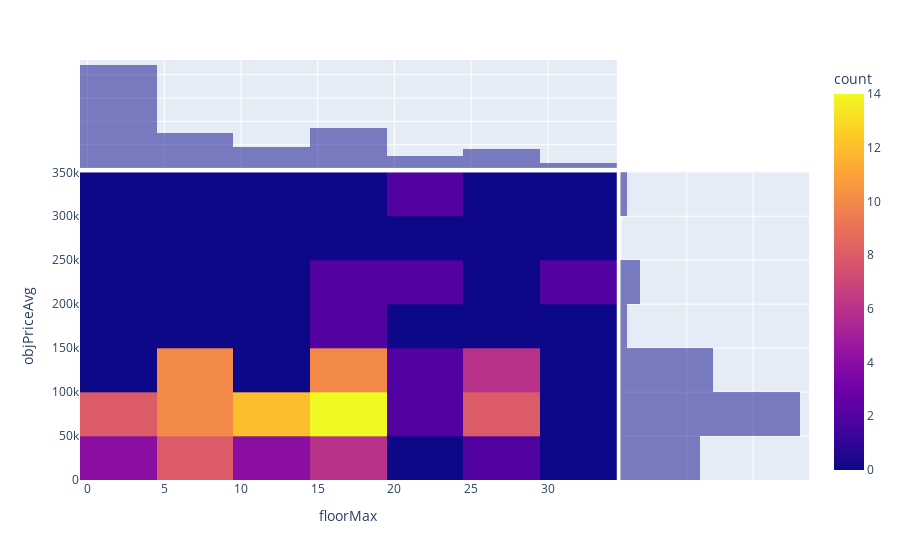

Notebook code for this chart:
### Code cell
V1 = Visualizer(OurHouseDetail.df[['floorMax','objPriceAvg']])
V1.make_heatmap(name_x="floorMax", name_y="objPriceAvg")

### Figure 1 — Plotly figure (JSON) as saved in the notebook; plotly's stock layout.template omitted (floating-point values rounded to 4 significant figures; data arrays with more than 128 entries replaced by an {"elided": "..."} marker saying what was removed)
{"data": [{"coloraxis": "coloraxis", "hovertemplate": "floorMax=%{x}<br>objPriceAvg=%{y}<br>count=%{z}<extra></extra>", "name": "", "x": {"elided": "200 int values"}, "xaxis": "x", "xbingroup": "x", "y": {"elided": "200 float values"}, "yaxis": "y", "ybingroup": "y", "type": "histogram2d"}, {"alignmentgroup": "True", "bingroup": "x", "hovertemplate": "floorMax=%{x}<br>count=%{y}<extra></extra>", "legendgroup": "", "marker": {"color": "#0d0887"}, "name": "", "offsetgroup": "", "opacity": 0.5, "showlegend": false, "x": {"elided": "200 int values"}, "xaxis": "x3", "yaxis": "y3", "type": "histogram"}, {"alignmentgroup": "True", "bingroup": "y", "hovertemplate": "objPriceAvg=%{y}<br>count=%{x}<extra></extra>", "legendgroup": "", "marker": {"color": "#0d0887"}, "name": "", "offsetgroup": "", "opacity": 0.5, "showlegend": false, "xaxis": "x2", "y": {"elided": "200 float values"}, "yaxis": "y2", "type": "histogram"}], "layout": {"xaxis": {"anchor": "y", "domain": [0.0, 0.7363], "title": {"text": "floorMax"}}, "yaxis": {"anchor": "x", "domain": [0.0, 0.7326], "title": {"text": "objPriceAvg"}}, "xaxis2": {"anchor": "y2", "domain": [0.7413, 1.0], "matches": "x2", "showticklabels": false, "showline": false, "ticks": "", "showgrid": true}, "yaxis2": {"anchor": "x2", "domain": [0.0, 0.7326], "matches": "y", "showticklabels": false, "showgrid": true}, "xaxis3": {"anchor": "y3", "domain": [0.0, 0.7363], "matches": "x", "showticklabels": false, "showgrid": true}, "yaxis3": {"anchor": "x3", "domain": [0.7426, 1.0], "matches": "y3", "showticklabels": false, "showline": false, "ticks": "", "showgrid": true}, "xaxis4": {"anchor": "y4", "domain": [0.7413, 1.0], "matches": "x2", "showticklabels": false, "showgrid": true, "showline": false, "ticks": ""}, "yaxis4": {"anchor": "x4", "domain": [0.7426, 1.0], "matches": "y3", "showticklabels": false, "showline": false, "ticks": "", "showgrid": true}, "coloraxis": {"colorbar": {"title": {"text": "count"}}, "colorscale": [[0.0, "#0d0887"], [0.1111, "#46039f"], [0.2222, "#7201a8"], [0.3333, "#9c179e"], [0.4444, "#bd3786"], [0.5556, "#d8576b"], [0.6667, "#ed7953"], [0.7778, "#fb9f3a"], [0.8889, "#fdca26"], [1.0, "#f0f921"]]}, "legend": {"tracegroupgap": 0}, "margin": {"t": 60}, "barmode": "overlay"}}
